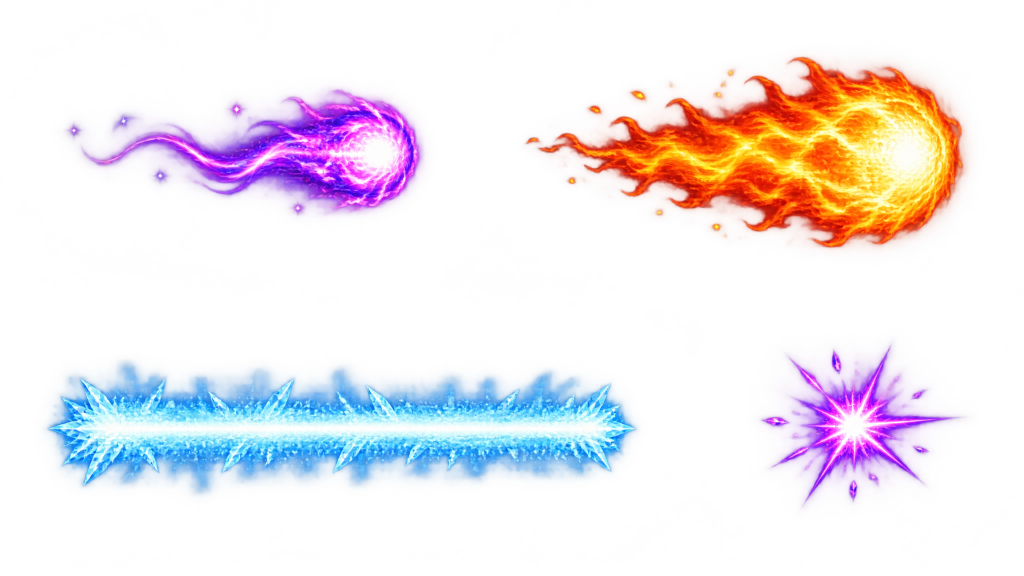
#> input picture tools/spritecook/effects/spells_raw.png, 2048 x 1152 px, found by its file name (shown at 1/2 size)
$ python cut_spells.py
#> lines starting #> are read from the running program, lines starting #| are printed output that depends on the picture; after the words box and inside, x2 and y2 are one past the last pixel; in counts of white or black regions, pixels touching at a corner belong together
"""Cut the SpriteCook spell effect sheet into the textures the tome spells use."""
from PIL import Image
raw = Image.open("tools/spritecook/effects/spells_raw.png").convert("RGBA")
#> raw is the input picture: PIL image 2048x1152 RGBA; mean R, G, B, A 68.6, 45.4, 75.2, 48.4
W, H = raw.size
#> W = 2048; H = 1152
OUT = "core/src/main/assets/effects/"
def piece(box, w, trim_x=0.0):
#> called with box = (0, 0, 1024, 576), w = 64, trim_x = 0
    c = raw.crop(box)
    a = c.getchannel("A").point(lambda v: 255 if v > 12 else 0)
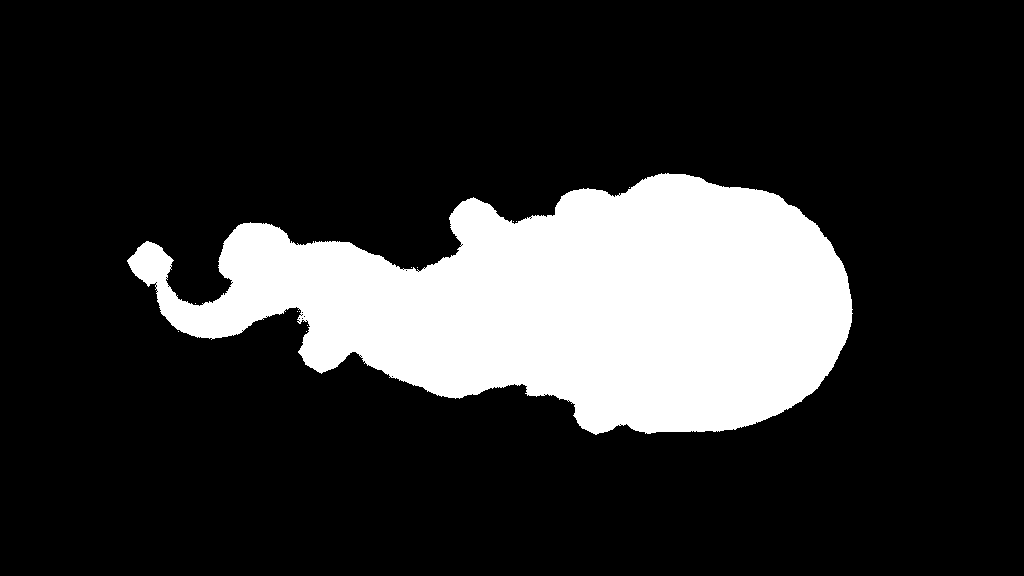
#> a: PIL image 1024x576 L; 19% white; 12 white regions (11 under 20 px), largest, box (x1, y1, x2, y2) and area: (127, 173, 853, 435) 112242
    c = c.crop(a.getbbox())
#> c: PIL image 726x262 RGBA
    if trim_x:
        t = int(c.width * trim_x); c = c.crop((t, 0, c.width - t, c.height))
    h = max(1, round(c.height * w / c.width))
#> h = 23
    return c.resize((w, h), Image.LANCZOS)
piece((0, 0, W // 2, H // 2), 64).save(OUT + "arcane_missile.png")
piece((W // 2, 0, W, H // 2), 96).save(OUT + "fireball_hd.png")
#> in piece (call 2), `a = c.getchannel("A").point(lambda v: 255 if v > 12 else 0)`: a: PIL image 1024x576 L; 35.9% white; 26 white regions (19 under 20 px), largest, box (x1, y1, x2, y2) and area: (23, 110, 917, 502) 208107, (230, 177, 275, 208) 985, (392, 441, 433, 478) 821
piece((0, H // 2, W * 2 // 3, H), 128, trim_x=0.08).save(OUT + "ice_beam.png")   # tips trimmed: it gets stretched
#> call 3 of piece, with box = (0, 576, 1365, 1152), w = 128, trim_x = 0.08
#> in piece (call 3), `a = c.getchannel("A").point(lambda v: 255 if v > 12 else 0)`:
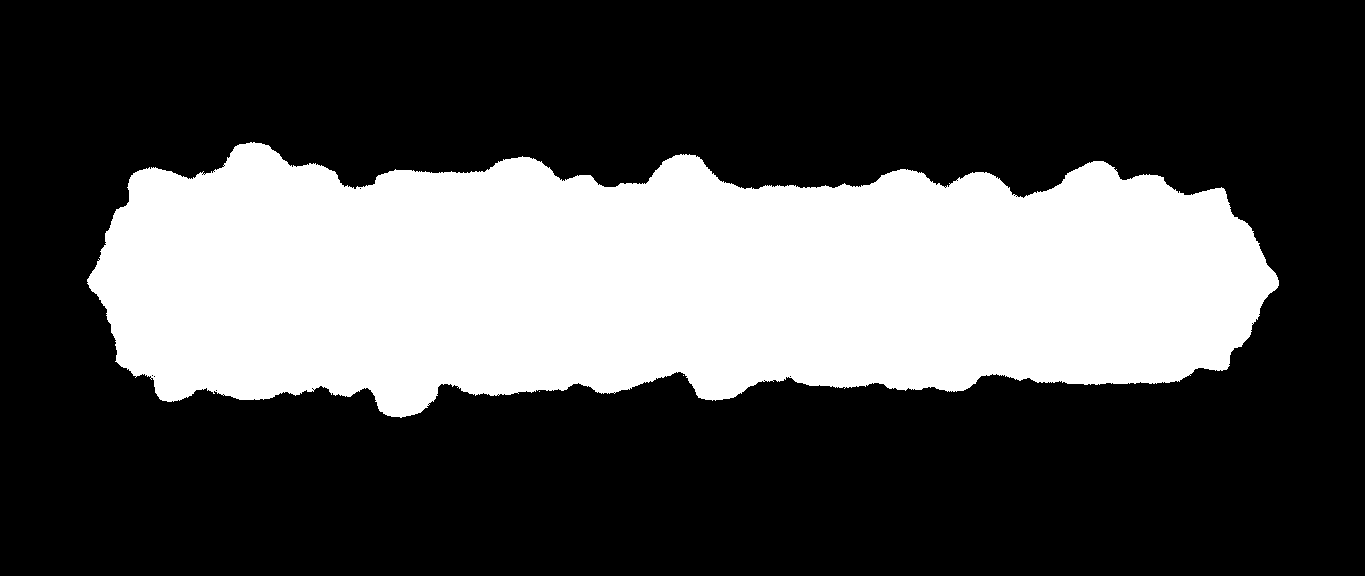
#> a: PIL image 1365x576 L; 30.9% white; 3 white regions (2 under 20 px), largest, box (x1, y1, x2, y2) and area: (87, 142, 1279, 418) 242987
#> in piece (call 3), `c = c.crop((t, 0, c.width - t, c.height))`:
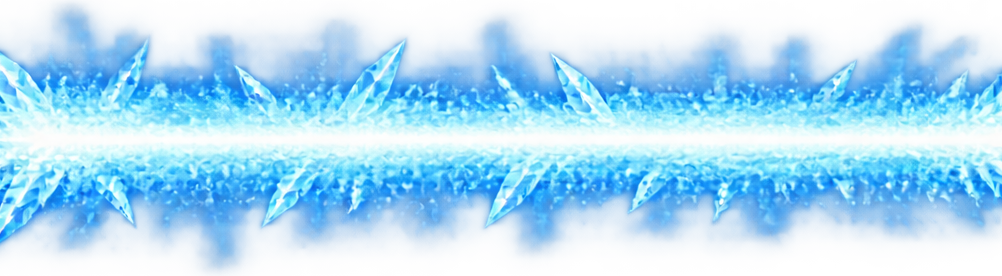
#> c: PIL image 1002x276 RGBA; mean R, G, B, A 75.8, 156.2, 213.8, 141.7; transparent parts drawn white
piece((W * 2 // 3, H // 2, W, H), 48).save(OUT + "arcane_burst.png")
#> call 4 of piece, with box = (1365, 576, 2048, 1152), w = 48, trim_x = 0
#> in piece (call 4), `c = raw.crop(box)`:
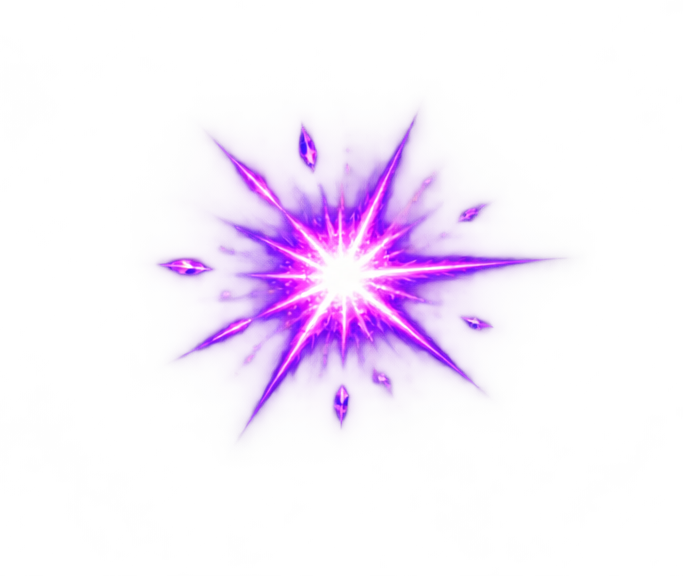
#> c: PIL image 683x576 RGBA; mean R, G, B, A 55.9, 12.4, 80.8, 22.3; transparent parts drawn white
#> in piece (call 4), `a = c.getchannel("A").point(lambda v: 255 if v > 12 else 0)`:
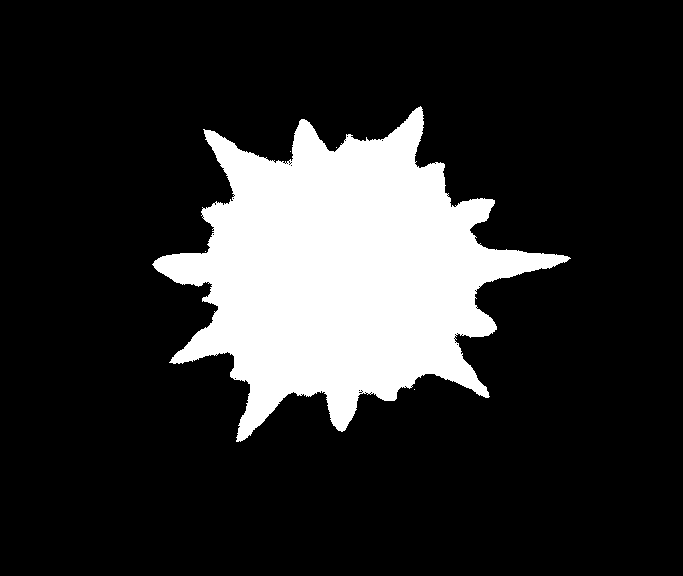
#> a: PIL image 683x576 L; 17.6% white; 5 white regions (4 under 20 px), largest, box (x1, y1, x2, y2) and area: (152, 106, 571, 442) 69223
#> in piece (call 4), `c = c.crop(a.getbbox())`:
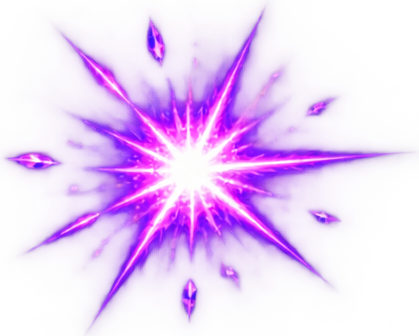
#> c: PIL image 419x336 RGBA; mean R, G, B, A 113.5, 26.5, 168.3, 62.2; transparent parts drawn white
#> in piece (call 4), `return c.resize((w, h), Image.LANCZOS)`:
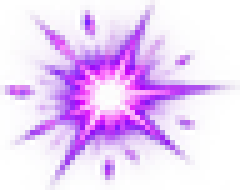
#> returned value: PIL image 48x38 RGBA (shown 5 times larger); mean R, G, B, A 101.6, 22.9, 148.5, 62.2; transparent parts drawn white
for n in ("arcane_missile", "fireball_hd", "ice_beam", "arcane_burst"):
    print(n, Image.open(OUT + n + ".png").size)
